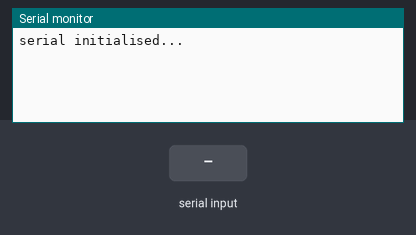
A sketch run on a simulated Arduino Uno, built with avr-gcc and run on an emulated ATmega328P. On the bench: the last lines printed to the serial monitor. The inputs (shaded band) are chosen by the test bench.

Above: at 1.2 s.
1.3 s: "90,45\n" received over Serial
At 2.7 s:
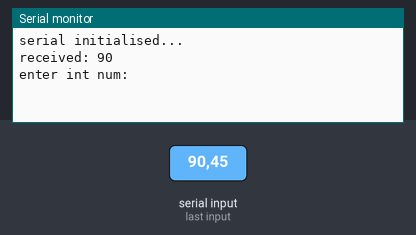
3.8 s: "30,150\n" received over Serial
At 5.9 s:
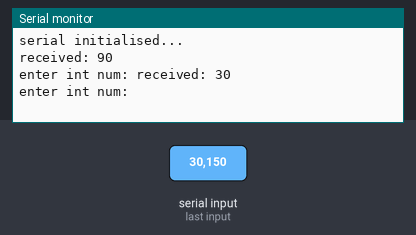

Measured:
- after the input at 1.3 s, the serial monitor: prints a new line after 1.0 s (image 1)
- after the input at 3.8 s, the serial monitor: prints a new line after 1.0 s (image 2)

The sketch:

btooth.ino
```cpp
void setup() {
  // put your setup code here, to run once:
Serial.begin(9600); // Default communication rate of the Bluetooth module
  Serial.println("serial initialised...");
}
char serData;
String btData = "";
signed int medVol = 0;
void loop() {
  // put your main code here, to run repeatedly:
if(Serial.available() > 0){ // Checks whether data is comming from the serial port


   btData = Serial.readString();
   medVol = btData.toInt();
   Serial.print("received: ");
  Serial.println(medVol);
  Serial.print("enter int num: ");
  //}
//myStepper.setCurrentPosition(0);
//myStepper.moveTo(medVol);
}

//
}
```
